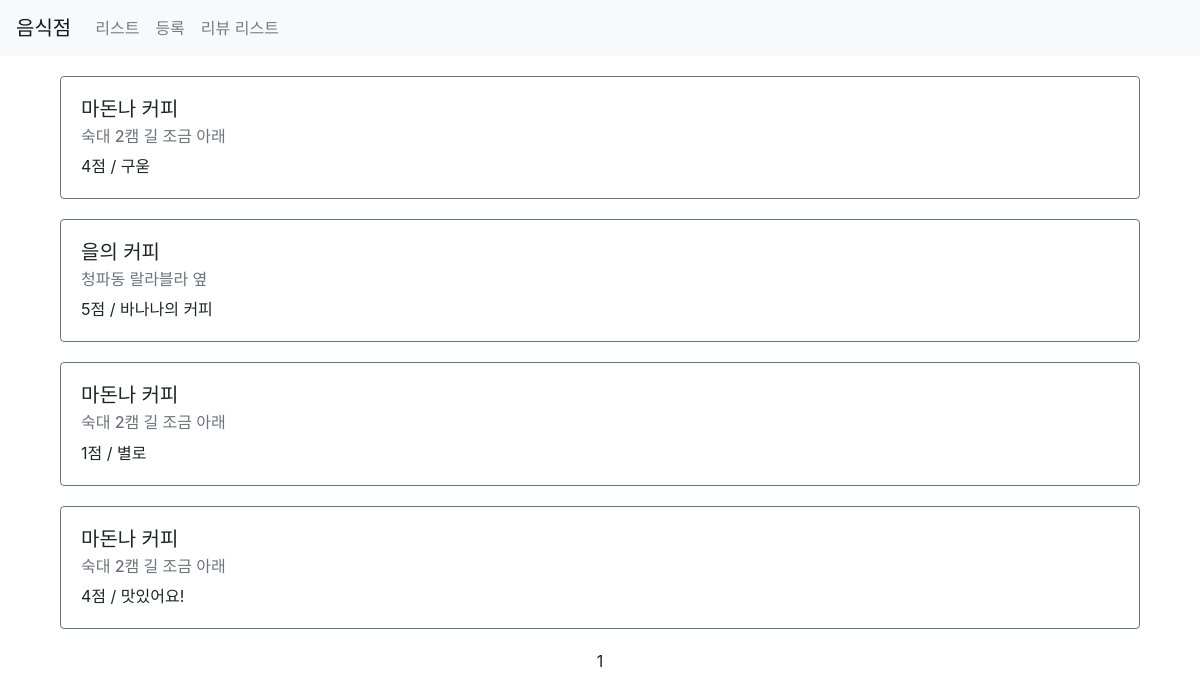
Page /third/review/list/ on the committed database.
### third/models.py (models this page shows)
class Review(models.Model):
    point = models.IntegerField()
    comment = models.CharField(max_length=500)
    restaurant = models.ForeignKey(Restaurant, on_delete=models.CASCADE)
    created_at = models.DateTimeField(auto_now_add=True)
    updated_at = models.DateTimeField(auto_now=True)

class Restaurant(models.Model):
    name = models.CharField(max_length=30)
    address = models.CharField(max_length=200)
    password = models.CharField(max_length=20, default=None, null=True)
    image = models.CharField(max_length=500, default=None, null=True)
    created_at = models.DateTimeField(auto_now_add=True)
    updated_at = models.DateTimeField(auto_now=True)

### third/views.py (the view)
# urls.py: path('review/list/', views.review_list, name="review-list"),
def review_list(request):
    reviews = Review.objects.all().select_related().order_by('-created_at')
    paginator = Paginator(reviews, 10)
    page = request.GET.get('page')
    items = paginator.get_page(page)
    context = {
        'reviews': items
    }
    return render(request, 'third/review_list.html', context)

### third/templates/third/review_list.html (shortened to what this page needs)
{% extends 'third/base.html' %}
{% load static %}
{% block content %}
<div class="container">
  {% for item in reviews %}
    <div class="row restaurant-item" style="margin:20px auto">
      <div class="col-sm-12">
        <div class="card border-secondary">
          <div class="card-body">
            <h5 class="card-title">{{ item.restaurant.name }}</h5>
            <h6 class="card-subtitle mb-2 text-muted">{{ item.restaurant.address }}</h6>
            <p class="card-text">{{ item.point }}점 / {{ item.comment }}</p>
          </div>
        </div>
      </div>
    </div>
  {% endfor %}
   <div class="row">
        <div class="col-sm-12 text-center">
            <div class="pagination">
                <span class="step-links text-center" style="width:100%;">
                    <span class="current">
                        {{ reviews.number }}
                    </span>
                </span>
            </div>
        </div>
    </div>
</div>
{% endblock %}

### third/templates/third/base.html (shortened to what this page needs)
{% load static %}
<html>
<head>
    <link rel="stylesheet" href="https://cdn.jsdelivr.net/npm/bootstrap@4.1.3/dist/css/bootstrap.min.css">
    <link rel="stylesheet" href="{% static 'third/styles.css' %}">
</head>
<body>
    <nav class="navbar navbar-expand-lg navbar-light bg-light">
      <a class="navbar-brand" href="/third/list">음식점</a>
      <div class="collapse navbar-collapse" id="navbarNav">
        <ul class="navbar-nav">
          <li class="nav-item">
            <a class="nav-link" href="/third/list">리스트</a>
          </li>
          <li class="nav-item">
            <a class="nav-link" href="/third/create">등록</a>
          </li>
          <li class="nav-item">
            <a class="nav-link" href="/third/review/list">리뷰 리스트</a>
          </li>
        </ul>
      </div>
    </nav>
    {% block content %}
    {% endblock %}
</body>
</html>

### rows in the picture
Review: restaurant.name "마돈나 커피", restaurant.address "숙대 2캠 길 조금 아래", point "4", comment "구욷"
Review: restaurant.name "을의 커피", restaurant.address "청파동 랄라블라 옆", point "5", comment "바나나의 커피"
Review: restaurant.name "마돈나 커피", restaurant.address "숙대 2캠 길 조금 아래", point "1", comment "별로"
Review: restaurant.name "마돈나 커피", restaurant.address "숙대 2캠 길 조금 아래", point "4", comment "맛있어요!"

### other values in the picture
{{ reviews.number }} "1"
